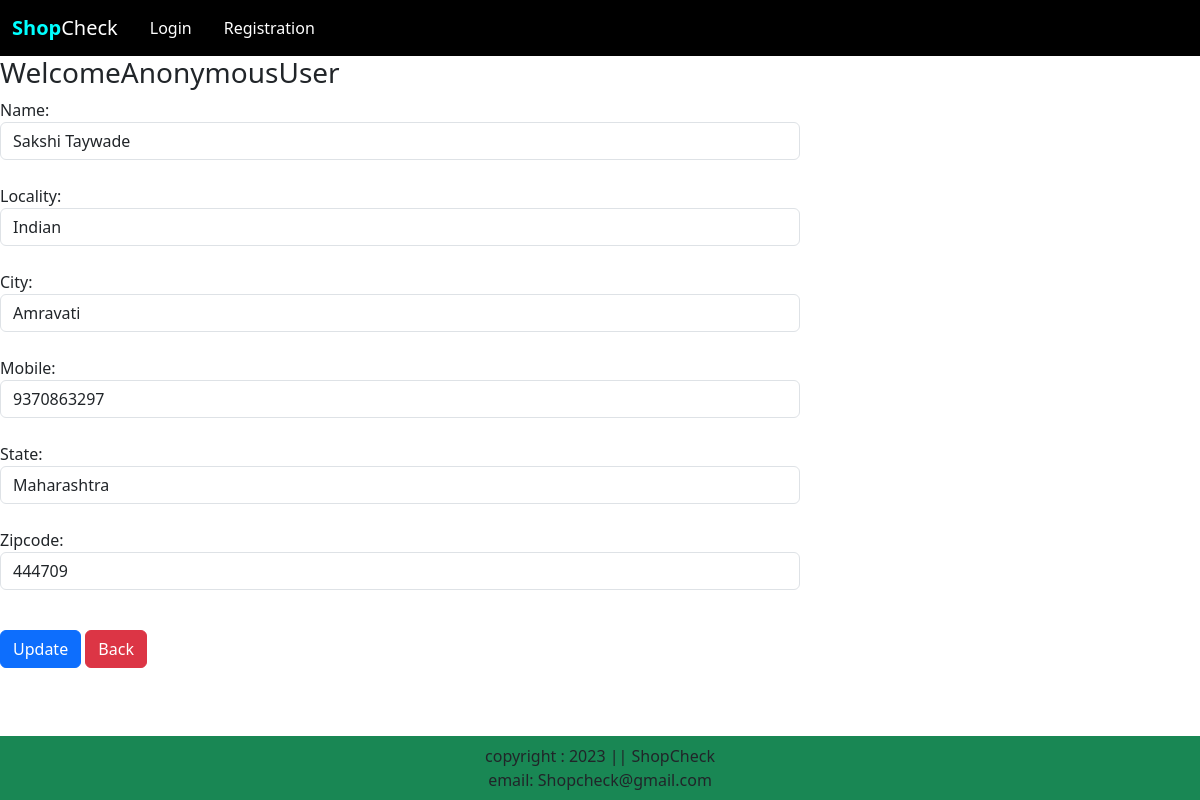
Page /updateAddress/5 on the committed database.
### app/models.py (models this page shows, shortened)
class Customer(models.Model):
    user=models.ForeignKey(User,on_delete=models.CASCADE)
    name=models.TextField(max_length=200)
    locality = models.TextField(max_length=200)
    city=models.TextField(max_length=50)
    mobile = models.IntegerField(default=0)
    zipcode=models.IntegerField()
    state=models.CharField(choices=STATE_CHOICES,max_length=100)

### app/views.py (the view, shortened to what this page needs)
# urls.py: path('updateAddress/<int:pk>',views.updateAddress.as_view(),name='updateAddress'),
class updateAddress(View):
    def get(self,request,pk):
        add=Customer.objects.get(pk=pk)
        form=CustomerProfileForm(instance=add)
        return render(request,"app/updateaddress.html",locals())

### app/forms.py
class CustomerProfileForm(forms.ModelForm):
    class Meta:
        model=Customer
        fields=['name','locality','city','mobile','state','zipcode']
        widgets={
            'name':forms.TextInput(attrs={'class':'form-control'}),
            'locality':forms.TextInput(attrs={'class':'form-control'}),
            'city':forms.TextInput(attrs={'class':'form-control'}),
            'mobile':forms.NumberInput(attrs={'class':'form-control'}),
            'state':forms.Select(attrs={'class':'form-control'}),
            'zipcode':forms.NumberInput(attrs={'class':'form-control'}),
        }

### app/templates/app/updateaddress.html (shortened to what this page needs)
{% extends 'app/index.html' %}
{% load static %}
{% block main-content %}
<div calss="container my-5">
    <div class='row'>
        <h3>Welcome<span class="text-capitalize">{{request.user}}</span></h3>
    </div>
    <div class=col-sm-8 offset-sm-1>
        <form action="" method="post">
            {% for fm in form %}
                {{fm.label_tag}} {{fm}} <small class="text-danger">{{fm.errors|striptags}}</small>
                <br>
            {% endfor%}
            <div class="col-12 mt-3">
            <button type="submit" class="btn btn-primary ">Update</button>
            <a href="{% url 'address' %}" type='button' class='btn btn-danger'>Back</a>
            </div>
        </form>
    </div>
</div>
{% endblock main-content %}

### rows in the picture
Customer: form "Sakshi Taywade" "Indian" "Amravati" "9370863297" "Maharashtra" "444709"

### other values in the picture
{{ request.user }} "AnonymousUser"
{{ fm.label_tag }} "Name:" "Locality:" "City:" "Mobile:" "State:" "Zipcode:"
